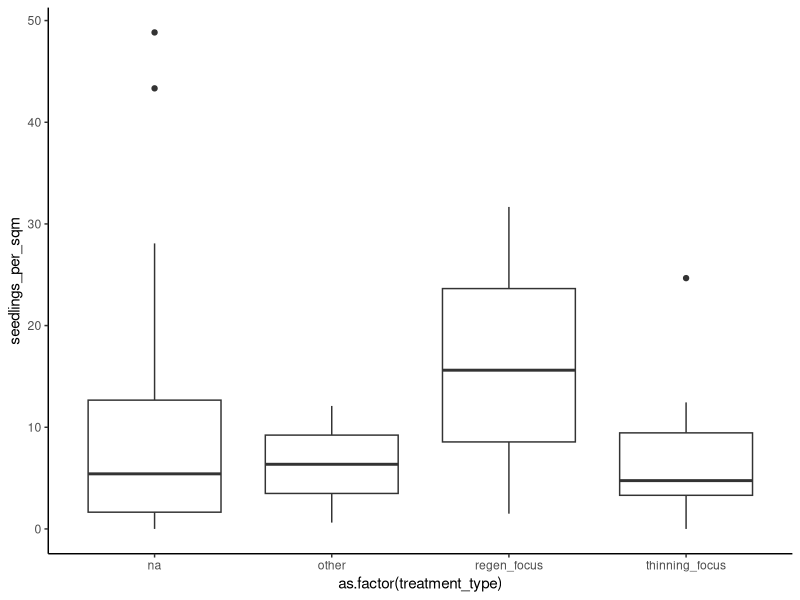
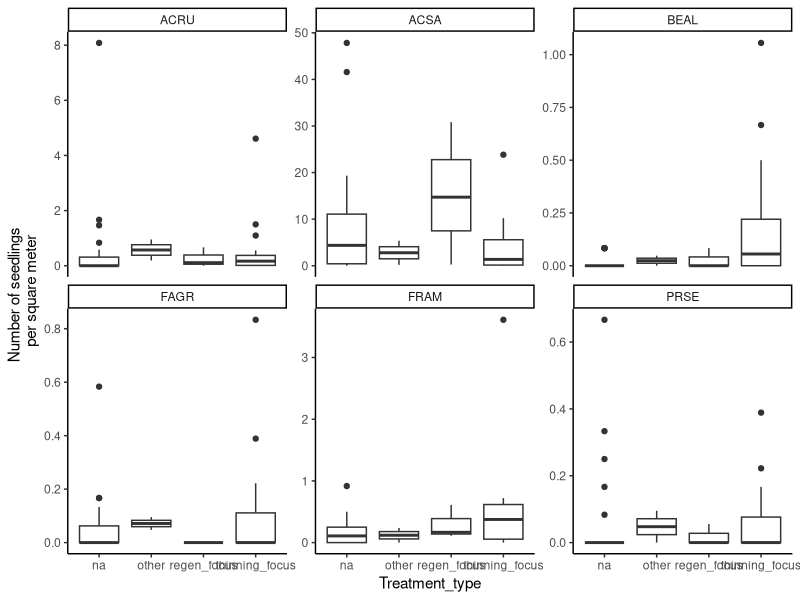

The R script that drew these images, in order: (Note: this script raises an error after producing the figures.)
# --------------------------------------------------
# Basic univariate analysis
# 08 Jun 2021
# HH
# --------------------------------------------------
#

stand_info <- read.csv("STAND_INFO_EAB_project_2020_cleaned_data.csv", fileEncoding = "UTF-8-BOM")
plot_info <- read.csv("PLOT_INFO_EAB_project_2020_cleaned_data.csv", fileEncoding = "UTF-8-BOM")
seedling_data <- read.csv("SEEDLINGS_EAB_project_2020_cleaned_data.csv", fileEncoding = "UTF-8-BOM")
overstory_data <- read.csv("TREES_EAB_project_2020_cleaned_data.csv", fileEncoding = "UTF-8-BOM")
small_sapling_data <- read.csv("SAPLINGS_SMALL_EAB_project_2020_cleaned_data.csv", fileEncoding = "UTF-8-BOM")
large_sapling_data <- read.csv("SAPLINGS_LARGE_EAB_project_2020_cleaned_data.csv", fileEncoding = "UTF-8-BOM")


library(tidyverse) #includes tidyr, dplyr, tibble!
library(ggplot2)
library(patchwork)


#ACTION PLAN: Follow Tony's advice re: simple univariate analysis (notes on p. 160 of my current bullet journal)
#Step 1: attach harvest status/treatment to variables of interest (look @ that table I sent Tony et al. with info about each stand)
#Step 2: Quantify variables of interest (look at papers doing similar things for ideas of what those variables are)
#Step 3: Run some ANOVAs
#Step 4: Make some simple graphs showing some of those ANOVA differences (if significant/even if not, maybe??)

# STEP 1: attaching treatment type & date since last tx to vars of interest -------------------------------

#Fields are now incorporated into the stand_info file
#Need to add them to the plot_info dataframe (using dplyr? or, a longer way would be with a for loop)

#trying it with merge, adding only a few columns from the stand_info dataframe....
plot_info_plus <- merge(x=plot_info, 
                        y=stand_info[,c(2,14:16)], #didn't work with column labels for some reason, only w/ numbers. MAKE SURE TO UPDATE NUMBERS IF THE SOURCE DATASHEET/EXCEL FILE CHANGES!!!
                        by="Stand_name", all.x=TRUE) #merging all plot_info w/ ONLY the following columns from stand_info: Stand_info (for merging), treatment_type, harvest_start_year, harvest_end_year (for addt'l info) 
glimpse(plot_info_plus)

#THIS WORKED! plot_info_plus now has treatment type and harvest year categories

# STEP 2: quantifying variables of interest -------------------------------

#STARTING this with seedling & sapling density! (next session...)

# starting w/ seedling data; copying some of this over from 3-24-30_Shifting_Seasons_Summit_figure_prep

#tying seedling data to more explanatory plot data
seedlings_plus <- merge(x=seedling_data,y=plot_info,by="plot_ID")

#sub-step 1: tally # seedlings per plot
seedlings_per_plot <- plot_info_plus #creating a new df
seedlings_per_plot$num_seedlings <- rep(0) #adding the seedling tally column

#for loop to cycle through seedlings_plus, adding to the correct row in seedlings_per_plot
for(i in 1:nrow(seedlings_plus)){
  for(j in 1:nrow(seedlings_per_plot)){
    if(seedlings_plus$plot_ID[i]==seedlings_per_plot$plot_ID[j]){
      seedlings_per_plot$num_seedlings[j] = (seedlings_per_plot$num_seedlings[j] + seedlings_plus$tally[i]) 
      #tallying ALL seedlings in each plot!
    }
  }
}

#next sub-step: converting from 'seedlings per plot' to 'seedlings per stand'

seedlings_per_stand <- stand_info #creating a new dataframe to capture this stuff
seedlings_per_stand$num_seedlings <- rep(0)
seedlings_per_stand$seedling_area <- seedlings_per_stand$num_plots*3
#this is because each plot has 3 seedling subplots, each 1 sq meter in size
#so multiplying area of seedlings counts (3 sqm/plot) times num plots gives us total area of seedling counts in each stand

#now we need a for loop to iterate thru stand and seedling-per-plot info: 
for(i in 1:nrow(seedlings_per_stand)){
  for(j in 1:nrow(seedlings_per_plot)){
    if(seedlings_per_stand$Stand_name[i]==seedlings_per_plot$Stand_name[j]){
      #assuming we are talking about the same plot......
      #add up all the seedlings
      seedlings_per_stand$num_seedlings[i] = (
        seedlings_per_stand$num_seedlings[i] +
          seedlings_per_plot$num_seedlings[j]
      )
    }
  }
}
# it worked!

#now, one last step to calculate seedlings DENSITY:
seedlings_per_stand$seedlings_per_sqm <- seedlings_per_stand$num_seedlings/seedlings_per_stand$seedling_area
# Q: should I exclude RUBUS/other shrubby species from this count/density???

##############################################

#LATER, will do the same thing for sapling data.....for now, will try an ANOVA with this......

aov1 <- aov(formula = seedlings_per_sqm ~ as.factor(treatment_type), 
            data =seedlings_per_stand)
summary(aov1)
#not significant.....

#should I try this WITHOUT rubus?

mean(seedlings_per_stand[seedlings_per_stand$treatment_type=="regen_focus","seedlings_per_sqm"])
mean(seedlings_per_stand[seedlings_per_stand$treatment_type=="thinning_focus","seedlings_per_sqm"])

p1 <- ggplot(data=seedlings_per_stand, aes(x=as.factor(treatment_type), y=seedlings_per_sqm)) +
  geom_boxplot() + 
  theme_classic()
print(p1)

#NEXT STEP: try this without rubus.

#THEN, try it again with saplings.
#will need to re-look at how I calculate area w/ the 2 classes of saplings, b/c sample areas are different

##############################################

#Later today 6/15: #there are other shrubby/non-overstory species like rubus in the seedling data, too......
#so let's just try w/ those 6 focal species.

#choosing the top 8 regenerating sp in terms of how many plots they're present in.
#BUT excluding Rubus and Striped Maple since they aren't overstory species!
#so really, the top 6 overstory sp represented in # plots w/ regeneration.

some_seedlings_plot <- plot_info_plus
some_species <- c("ash_seedling_sum","sugar_maple_seedling_sum", #creating more columns to add to the df
                  "red_maple_seedling_sum", "yellow_birch_seedling_sum",
                  "beech_seedling_sum", "black_cherry_seedling_sum")
#adding those extra columns to tally species sums to seedlings by plot DF
some_seedlings_plot[some_species] <- rep(0)
glimpse(some_seedlings_plot)

#creating a vector of the 6 species we're looking at for use in the loop...
seedlings_vec <- c("FRAM", "ACSA", "ACRU", "BEAL", "FAGR", "PRSE")
#names(some_seedlings)

#for loop to sum up all the seedlings of these species, per plot...
for(i in 1:nrow(seedlings_plus)){ #iterating thru each seedling!
  for (j in 1:length(seedlings_vec)){ # 'j' will refer to each species separately!
    if(seedlings_plus$species[i]==seedlings_vec[j]){
      some_seedlings_plot[seedlings_plus$plot_ID[i]==some_seedlings_plot$plot_ID,14+j] <- #referring to correct column! CHANGED this from the code I copied it from.
        some_seedlings_plot[seedlings_plus$plot_ID[i]==some_seedlings_plot$plot_ID,14+j] +
        seedlings_plus$tally[i]
    }
  }
}

#glimpse(some_seedlings_plot)
#it worked!

#Now to transfer (again) to stand level......

#now need to transform to per-stand #s.

#doing this the same way as in Shifting Seasons figure code, with a few extra columns as needed!
some_seedlings_stand <- data.frame("stand_ID" = rep(stand_info$Stand_name, each=6),
                                   #repeating 6 times so there's one line per stand per species
                                   # making harvest status a binary variable of cut vs. not (not implicating "to be cut")
                                   "harvest_status" = rep(ifelse(stand_info$Harvest_status=="cut",TRUE,FALSE), each=6) ,
                                   "num_plots" = rep(stand_info$num_plots, each=6),
                                   "treatment_type" = rep(stand_info$treatment_type, each=6),
                                   #I could also add harvest start/end year, or other explan. variables of interest, in this step later...will keep it at this for nwo
                                   "species" = rep(seedlings_vec, times=nrow(stand_info)),
                                   "stand_sum" = rep(0)
                                   #"prop_ash_BA_cut" = rep(ash_cut_stand$prop_BA_cut, each=6)
)

#It worked!
glimpse(some_seedlings_stand)

#for loop to sum up all these seedlings per stand...
#THIS FOR LOOP IS NOT CURRENTLY WORKING. NOT SURE WHY CAUSE IT WORKED IN THE OTHER CODE
#MAY NEED TO REWRITE IT. COME BACK TO THIS!
#trying it another way: 
#UPDATE: this loop works now! I needed to remember that some_seedlings_stand$stand_ID is actually equvalent to some_seedlings_plot$Stand_name (dif column names!!)

for(i in 1:nrow(some_seedlings_plot)){ #iterating thru each PLOT!
  for (k in 1:length(seedlings_vec)){
    some_seedlings_stand$stand_sum[
      some_seedlings_stand$species==seedlings_vec[k] & 
        some_seedlings_stand$stand_ID==some_seedlings_plot$Stand_name[i]] <-
      some_seedlings_stand$stand_sum[
        some_seedlings_stand$species==seedlings_vec[k] & 
          some_seedlings_stand$stand_ID==some_seedlings_plot$Stand_name[i]] + 
      some_seedlings_plot[i,14+k]
  }
}

#DIVIDING the count by (# plots * 3) [# subplots per plot]
#to get count per meter-squared!!
some_seedlings_stand$seedlings_per_sqm <- some_seedlings_stand$stand_sum / 
  (some_seedlings_stand$num_plots*3)

#checking to see if it worked...
glimpse(some_seedlings_stand)

#now for some ANOVAS...look @ each species
for(i in 1:length(seedlings_vec)){
  aovx <- aov(formula = seedlings_per_sqm ~ as.factor(treatment_type), 
              data =some_seedlings_stand[
                some_seedlings_stand$species==seedlings_vec[i],])
  summary(aovx)
}

aov2 <- aov(formula = seedlings_per_sqm ~ as.factor(treatment_type), 
            data =some_seedlings_stand[some_seedlings_stand$species=="FRAM",])
summary(aov2)

aov3 <- aov(formula = seedlings_per_sqm ~ as.factor(treatment_type), 
            data =some_seedlings_stand[some_seedlings_stand$species=="ACSA",])
summary(aov3)

aov4 <- aov(formula = seedlings_per_sqm ~ as.factor(treatment_type), 
            data =some_seedlings_stand[some_seedlings_stand$species=="ACRU",])
summary(aov4)

aov5 <- aov(formula = seedlings_per_sqm ~ as.factor(treatment_type), 
            data =some_seedlings_stand[some_seedlings_stand$species=="BEAL",])
summary(aov5)

aov6 <- aov(formula = seedlings_per_sqm ~ as.factor(treatment_type), 
            data =some_seedlings_stand[some_seedlings_stand$species=="FAGR",])
summary(aov6)

aov7 <- aov(formula = seedlings_per_sqm ~ as.factor(treatment_type), 
            data =some_seedlings_stand[some_seedlings_stand$species=="PRSE",])
summary(aov7)

#NONE of these are significant.....
#let's graph it using facet_wrap to see what these relationships/differences are looking like...
p2 <- ggplot(data=some_seedlings_stand, 
              aes(x=treatment_type, y=seedlings_per_sqm)) +
  geom_boxplot() + theme_classic() + 
  labs (x="Treatment_type",
        y= "Number of seedlings \n per square meter")+
  #geom_text(x=.5, y=.3, label=lm_eqn("PRSE"), parse=TRUE)
  facet_wrap(~ species, nrow=2, ncol=3, scales="free_y")
print(p2)

##############################################

# Ok, now for SAPLING density as a response variable! -------------------------------

#Copying below/ modifying this from the shifting seasons summit code!

##############################################

#okey doke. Going to plot # of small saplings 
#(all species, &/or "main" 6 overstory sp? For now, I think the latter- same 6 sp as in p12) against BA ash cut.
glimpse(small_sapling_data)
#since they are separated by >1ft & >4.5ft (but all <1in DBH), I'm just gonna group those tallies together for now.
#Should be relatively easier to separate them later on if I want to.
#model this after p5
seedlings_vec

#OK FIRST I need to create a new dataframe like sdling_stand_most. 
#This will be used link stand-level data to individual plot data for small saplings!

#finding out which seedlings showed up in the MOST plots:
#RESULT: same top 6 species (excluding understory sp and things like RUBUS)- makes my life easier!!

#copied from above: some_small_seedlings df to collect counts of each of 6 focal sp per plot
some_small_saplings <- data.frame("plot_ID" = plot_info$plot_ID, 
                                  "stand_ID" = plot_info$Stand_name,
                                  "harvest_status" = plot_info$harvest_status, 
                                  "gap_status" = plot_info$gap_status, 
                                  "treatment_type" = plot_info_plus$treatment_type,
                                  "ash_sapling_sum"=rep(0), #starting @ zero so they can be added to
                                  "sugar_maple_sapling_sum"=rep(0),
                                  "red_maple_sapling_sum"=rep(0),
                                  "yellow_birch_sapling_sum"=rep(0),
                                  "beech_sapling_sum"=rep(0),
                                  "black_cherry_sapling_sum"=rep(0)
)

#creating a vector of the 6 species we're looking at for use in the loop...
seedlings_vec <- c("FRAM", "ACSA", "ACRU", "BEAL", "FAGR", "PRSE")#just copying this one direct

#adding an incremental operator (I found it online)
`%+=%` = function(e1,e2) eval.parent(substitute(e1 <- e1 + e2))

#for loop to sum up all the SMALL SAPLINGS of these species, per plot... (again based on above code)
for(i in 1:nrow(small_sapling_data)){ #iterating thru each small sapling!
  for (j in 1:length(seedlings_vec)){ # 'j' will refer to each species separately!
    if(small_sapling_data$species[i]==seedlings_vec[j]){
      some_small_saplings[small_sapling_data$plot_ID[i]==some_small_saplings$plot_ID,5+j] %+=% #referring to correct column!
        #NOTE: this number needs to change if the number/order of columns changes!!!!
        (small_sapling_data$over_1_ft[i]+small_sapling_data$over_4.5_ft[i]) #incl both size classes for saplings <1in DBH (NOT shrubs)
    }
  }
}

glimpse(some_small_saplings)

#For this FIRST step, mimicking some_seedlings_stand...
#& since I'm gonna use the same 6 species for now...I'm just gonna copy some_seedlings_stand.
#IF I WANTED TO USE DIFFERENT SPECIES THIS WOULD WORK DIFFERENTLY.
small_saplings_stand <- data.frame("stand_ID" = rep(stand_info$Stand_name, each=6),
                                   #repeating 6 times so there's one line per stand per species
                                   # making harvest status a binary variable of cut vs. not (not implicating "to be cut")
                                   "harvest_status" = rep(ifelse(stand_info$Harvest_status=="cut",TRUE,FALSE), each=6) ,
                                   "treatment_type" = rep(stand_info$treatment_type, each=6),
                                   #I could also add harvest start/end year, or other explan. variables of interest, in this step later...
                                   #will keep it at this for now
                                   "num_plots" = rep(stand_info$num_plots, each=6),
                                   "species" = rep(seedlings_vec, times=nrow(stand_info)),
                                   "stand_sum" = rep(0)
)

#NOW TO MIMICK THE FOR LOOP AND ACTUALLY GET ALL THE SMALL SAPLING TALLY DATA IN HERE.
#for loop to sum up all these SMALL SAPLINGS per stand...
for(i in 1:nrow(some_small_saplings)){ #iterating thru each PLOT!
  for (j in 1:length(seedlings_vec)){
    small_saplings_stand$stand_sum[
      small_saplings_stand$species==seedlings_vec[j] & 
        small_saplings_stand$stand_ID==some_small_saplings$stand_ID[i]] <-
      small_saplings_stand$stand_sum[
        small_saplings_stand$species==seedlings_vec[j] & 
          small_saplings_stand$stand_ID==some_small_saplings$stand_ID[i]] + 
      some_small_saplings[i,5+j] 
    #NOTE: this number NEEDS to change if the #/order of columns in the dataframe changes!!!!
  }
}

#DIVIDING the count by (# plots * 3 * 5) [# subplots per plot * area in sq m of each subplot]
#(so for small saplings, each subplot where they were tallied was 5 m^2, w/ 3 subplots/plot)
#to get count per meter-squared!!
small_saplings_stand$saplings_per_sqm <- small_saplings_stand$stand_sum / 
  (small_saplings_stand$num_plots*15)

#checking to see if it worked...
glimpse(small_saplings_stand)

##############################################
###NOW DO THE SAME WITH LARGE SAPLINGS, THEN COMBINE THEM###

#copied from above: some_small_seedlings df to collect counts of each of 6 focal sp per plot
some_large_saplings <- data.frame("plot_ID" = plot_info$plot_ID, 
                                  "stand_ID" = plot_info$Stand_name,
                                  "harvest_status" = plot_info$harvest_status, 
                                  "gap_status" = plot_info$gap_status, 
                                  "treatment_type" = plot_info_plus$treatment_type,
                                  "ash_sapling_sum"=rep(0), #starting @ zero so they can be added to
                                  "sugar_maple_sapling_sum"=rep(0),
                                  "red_maple_sapling_sum"=rep(0),
                                  "yellow_birch_sapling_sum"=rep(0),
                                  "beech_sapling_sum"=rep(0),
                                  "black_cherry_sapling_sum"=rep(0)
)

#creating a vector of the 6 species we're looking at for use in the loop...
seedlings_vec <- c("FRAM", "ACSA", "ACRU", "BEAL", "FAGR", "PRSE")#just copying this one direct

#for loop to sum up all the LARGE SAPLINGS of these species, per plot... (again based on above code)
for(i in 1:nrow(large_sapling_data)){ #iterating thru each large sapling!
  for (j in 1:length(seedlings_vec)){ # 'j' will refer to each species separately!
    if(large_sapling_data$species[i]==seedlings_vec[j]){
      some_large_saplings[large_sapling_data$plot_ID[i]==some_large_saplings$plot_ID,5+j] %+=% #referring to correct column!
        (large_sapling_data$class_1[i]+large_sapling_data$class_2[i]+large_sapling_data$class_3[i]) #incl all size classes for lg saplings btwn 1&4 in DBH
    }
  }
}

glimpse(some_large_saplings)


#For this FIRST step, mimicking some_seedlings_stand...
#& since I'm gonna use the same 6 species for now...I'm just gonna copy some_seedlings_stand.
#IF I WANTED TO USE DIFFERENT SPECIES THIS WOULD WORK DIFFERENTLY.
large_saplings_stand <- data.frame("stand_ID" = rep(stand_info$Stand_name, each=6),
                                   #repeating 6 times so there's one line per stand per species
                                   # making harvest status a binary variable of cut vs. not (not implicating "to be cut")
                                   "harvest_status" = rep(ifelse(stand_info$Harvest_status=="cut",TRUE,FALSE), each=6) ,
                                   "treatment_type" = rep(stand_info$treatment_type, each=6),
                                   "num_plots" = rep(stand_info$num_plots, each=6),
                                   "species" = rep(seedlings_vec, times=nrow(stand_info)),
                                   "stand_sum" = rep(0)
)

#NOW TO MIMICK THE FOR LOOP AND ACTUALLY GET ALL THE SMALL SAPLING TALLY DATA IN HERE.
#for loop to sum up all these SMALL SAPLINGS per stand...
for(i in 1:nrow(some_large_saplings)){ #iterating thru each PLOT!
  for (j in 1:length(seedlings_vec)){
    large_saplings_stand$stand_sum[
      large_saplings_stand$species==seedlings_vec[j] & 
        large_saplings_stand$stand_ID==some_large_saplings$stand_ID[i]] <-
      large_saplings_stand$stand_sum[
        large_saplings_stand$species==seedlings_vec[j] & 
          large_saplings_stand$stand_ID==some_large_saplings$stand_ID[i]] + 
      some_large_saplings[i,5+j]
  }
}



#DIVIDING the count by (# plots * 3 * 40) [# subplots per plot * area in sq m of each subplot]
#(so for large saplings, each subplot where they were tallied was 40 m^2, w/ 3 subplots/plot)
#to get count per meter-squared!!
large_saplings_stand$saplings_per_sqm <- large_saplings_stand$stand_sum / 
  (large_saplings_stand$num_plots*120)

#checking to see if it worked...
glimpse(large_saplings_stand)

#now to COMBINE small + lg saplings:

glimpse(large_saplings_stand_most)
glimpse(small_saplings_stand_most)

saplings_stand_final <- large_saplings_stand
saplings_stand_final$stand_sum %+=% small_saplings_stand$stand_sum #adding on the small saplings tallies to the existing large saplings tallies in the dataframe
saplings_stand_final$saplings_per_sqm %+=% small_saplings_stand$saplings_per_sqm #ditto for density, to combine them
#DENSITY IS NOT ADDITIVE so I NEED TO RETHINK THIS!!!!!!!!!!!!!!!!!!!!!!

glimpse(saplings_stand_final)

#now they are combined into 1 df (saplings_stand_final), now to make plots! & anovas!

aov12 <- aov(formula = saplings_per_sqm ~ as.factor(treatment_type), 
            data =saplings_stand_final[saplings_stand_final$species=="FRAM",])
summary(aov12)

aov13 <- aov(formula = saplings_per_sqm ~ as.factor(treatment_type), 
             data =saplings_stand_final[saplings_stand_final$species=="ACSA",])
summary(aov13)

aov14 <- aov(formula = saplings_per_sqm ~ as.factor(treatment_type), 
             data =saplings_stand_final[saplings_stand_final$species=="ACRU",])
summary(aov14)

aov15 <- aov(formula = saplings_per_sqm ~ as.factor(treatment_type), 
             data =saplings_stand_final[saplings_stand_final$species=="BEAL",])
summary(aov15)

aov16 <- aov(formula = saplings_per_sqm ~ as.factor(treatment_type), 
             data =saplings_stand_final[saplings_stand_final$species=="FAGR",])
summary(aov16)

aov17 <- aov(formula = saplings_per_sqm ~ as.factor(treatment_type), 
             data =saplings_stand_final[saplings_stand_final$species=="PRSE",])
summary(aov17)

#NONE of these are significant.....
#let's graph it using facet_wrap to see what these relationships/differences are looking like...
p3 <- ggplot(data=saplings_stand_final, 
             aes(x=treatment_type, y=saplings_per_sqm)) +
  geom_boxplot() + theme_classic() + 
  labs (x="Treatment_type",
        y= "Number of saplings \n per square meter")+
  #geom_text(x=.5, y=.3, label=lm_eqn("PRSE"), parse=TRUE)
  facet_wrap(~ species, nrow=2, ncol=3, scales="free_y")
print(p3)

#now to look at TOTAL sapling density all together (across species):

#CANNOT add densities, so I need to calculate separately for small & large saplings!
saplings_stand_all <- stand_info
saplings_stand_all["small_saplings_all"] <- rep(0)
saplings_stand_all["large_saplings_all"] <- rep(0)
saplings_stand_all["total_saplings"] <- rep(0)
saplings_stand_all["total_saplings_per_sqm"] <- rep(0)

for(i in 1:nrow(saplings_stand_final)){
    saplings_stand_all$small_saplings_all[
      saplings_stand_all$Stand_name==small_saplings_stand$stand_ID[i]] %+=%
      small_saplings_stand$stand_sum[i]
    saplings_stand_all$large_saplings_all[
      saplings_stand_all$Stand_name==large_saplings_stand$stand_ID[i]] %+=%
      large_saplings_stand$stand_sum[i]
}

saplings_stand_all["total_saplings"] <- saplings_stand_all$small_saplings_all+saplings_stand_all$large_saplings_all 
#adding together for the simple tally, but CANNOT use this # to calculate density!!
#using respective values of area for sm & lg saplings to calculate density
#BUT i still feel like this is wrong to add it together in this way?! keeping separate for now
saplings_stand_all["small_saplings_per_sqm"] <- (saplings_stand_all$small_saplings_all / saplings_stand_all$num_plots*15)
saplings_stand_all["large_saplings_per_sqm"] <- (saplings_stand_all$large_saplings_all / saplings_stand_all$num_plots*120) 
#one way to do it would be: (still not sure if this is correct, RE CHECK!!!) 

glimpse(saplings_stand_all)


